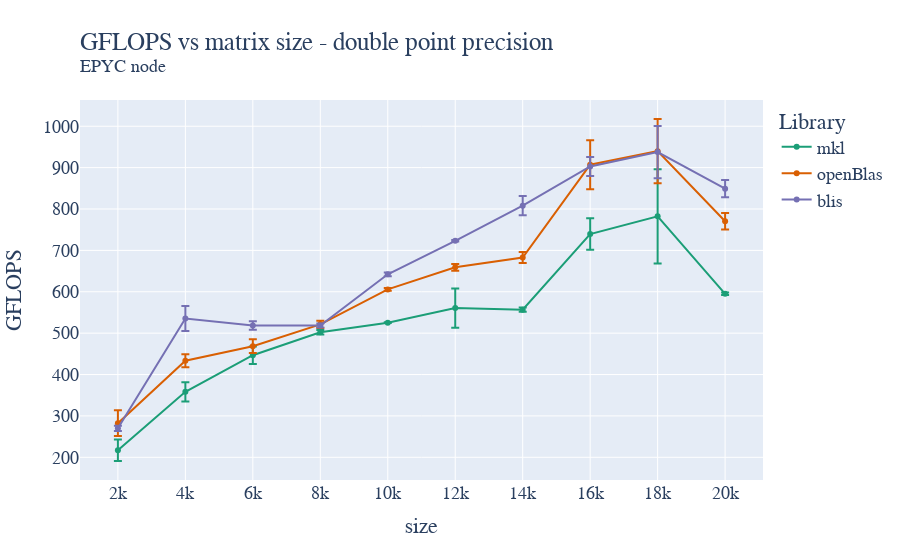

The code cell stored with this chart in its notebook:
### Code cell
fig = go.Figure()

fig.add_trace(go.Scatter(x=mkl_double_avg["size"]["mean"], y=mkl_double_avg["gflops"]["mean"], name='mkl',
                         error_y=dict(
                             type="data",
                             array=mkl_double_avg["gflops"]["std"],
                             visible=True)))
fig.add_trace(go.Scatter(x=oblas_double_avg["size"]["mean"], y=oblas_double_avg["gflops"]["mean"], name='openBlas',
                         error_y=dict(
                             type="data",
                             array=oblas_double_avg["gflops"]["std"],
                             visible=True)))
fig.add_trace(go.Scatter(x=blis_double_avg["size"]["mean"], y=blis_double_avg["gflops"]["mean"], name='blis',
                         error_y=dict(
                             type="data",
                             array=blis_double_avg["gflops"]["std"],
                             visible=True)))

fig.update_layout(
    title=go.layout.Title(
        text="GFLOPS vs matrix size - double point precision<br><sup>EPYC node</sup>",
        xref="paper",
        x=0,
    ),
    xaxis_title="size",
    xaxis = dict(
        tickmode = 'linear',
        tick0 = '2000',
        dtick = '2000'
    ),
    yaxis_title="GFLOPS",
    legend_title="Library",
    font=dict(
        family="Courier New, monospace",
        size=18,
    ),
    colorway=["#1b9e77","#d95f02", "#7570b3"]
)
fig.show()
fig.write_image("/home/andres/hpc/Foundations_of_HPC_2022/Assignment/my_assignment/report/images/fixed_scores_epyc_double_gflops.pdf", height=500, width=1000)

### Figure 1 — Plotly figure (JSON) as saved in the notebook; plotly's stock layout.template omitted (floating-point values rounded to 4 significant figures)
{"data": [{"error_y": {"array": [26.05, 23.16, 21.09, 5.609, 1.004, 47.19, 5.308, 37.96, 113.9, 2.868], "type": "data", "visible": true}, "name": "mkl", "type": "scatter", "x": [2000, 4000, 6000, 8000, 10000, 12000, 14000, 16000, 18000, 20000], "y": [217.1, 358.2, 446.7, 502.3, 525.3, 560.5, 556.8, 739.5, 782.3, 595.1]}, {"error_y": {"array": [31.2, 15.82, 16.74, 8.855, 3.24, 8.151, 13.28, 59.33, 77.66, 20.01], "type": "data", "visible": true}, "name": "openBlas", "type": "scatter", "x": [2000, 4000, 6000, 8000, 10000, 12000, 14000, 16000, 18000, 20000], "y": [282.4, 433.4, 468.5, 521.3, 605.8, 659.2, 682.8, 906.9, 939.8, 770.4]}, {"error_y": {"array": [6.451, 30.19, 10.2, 4.744, 4.565, 1.821, 23.51, 22.7, 63.14, 20.66], "type": "data", "visible": true}, "name": "blis", "type": "scatter", "x": [2000, 4000, 6000, 8000, 10000, 12000, 14000, 16000, 18000, 20000], "y": [270.1, 535.5, 518.5, 518.5, 642.2, 723.1, 808.1, 902.7, 937.7, 849.2]}], "layout": {"colorway": ["#1b9e77", "#d95f02", "#7570b3"], "font": {"family": "Courier New, monospace", "size": 18}, "legend": {"title": {"text": "Library"}}, "title": {"text": "GFLOPS vs matrix size - double point precision<br><sup>EPYC node</sup>", "x": 0, "xref": "paper"}, "xaxis": {"dtick": "2000", "tick0": "2000", "tickmode": "linear", "title": {"text": "size"}}, "yaxis": {"title": {"text": "GFLOPS"}}}}
